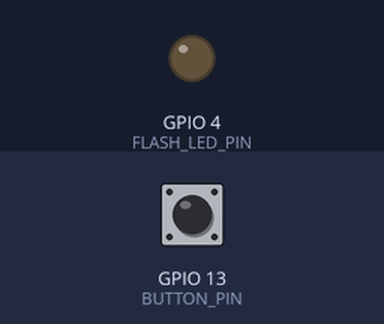
The sketch below on a simulated ESP32. On the bench: output pins drawn as LEDs (lit = HIGH). Inputs (shaded band) come from the test bench; at power-on: GPIO 13 (BUTTON_PIN) HIGH. WiFi joins after 1.5 s; servers stay silent unless stated; uploads are accepted with an empty reply; the camera gives no picture; not simulated (calls return 0 or success): secrets.h; what the sketch prints to the serial monitor is not drawn.

Above: at 3.1 s.
3.2 s: GPIO 13 (BUTTON_PIN) pulled LOW for 0.15 s
Timing chart, 0 to 6.2 s (numbered marks = the images above; inputs shaded):
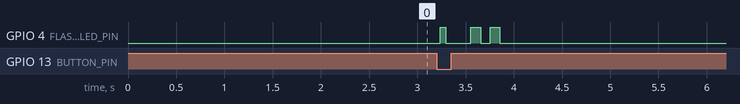

Measured:
- after the input at 3.2 s, GPIO 4 (FLASH_LED_PIN): goes HIGH 0.06 s, LOW 0.26 s, HIGH 0.10 s, LOW 0.10 s, HIGH 0.10 s, then LOW, starting at once

The sketch:

facet_capture.ino
```cpp
/*
 * Facet capture device - AI-Thinker ESP32-CAM
 *
 * On a button press, captures one JPEG frame and POSTs it to
 * POST /api/database-search/device-capture on the Facet backend. The
 * backend runs the search and appends the result to its in-memory capture
 * log; the Facet web app's /live page polls that log and shows the result
 * there - this device has no display of its own.
 *
 * Deliberately manual-trigger only. Wiring this to a PIR motion sensor or a
 * timer instead of a physical button turns an on-demand lookup into
 * unattended, continuous capture of whoever happens to walk past - see
 * docs/ETHICS.md in the main repo for why that is out of scope for this
 * tool as shipped.
 *
 * Setup: copy secrets.h.example to secrets.h and fill in your WiFi
 * credentials and the backend's LAN address. See README.md in this folder
 * for wiring, board settings and flashing instructions.
 */

#include "esp_camera.h"
#include <WiFi.h>
#include <HTTPClient.h>
#include "secrets.h"

// Button: one leg to this pin, the other to GND. GPIO13 has no
// boot-strapping role on the AI-Thinker board, unlike GPIO0/2/12/15.
#define BUTTON_PIN 13

// The AI-Thinker board's onboard white LED, used here only as a status
// flash - one blink for "capturing", two for "sent OK", five for "failed".
#define FLASH_LED_PIN 4

// Standard AI-Thinker ESP32-CAM camera pin map.
#define PWDN_GPIO_NUM 32
#define RESET_GPIO_NUM -1
#define XCLK_GPIO_NUM 0
#define SIOD_GPIO_NUM 26
#define SIOC_GPIO_NUM 27
#define Y9_GPIO_NUM 35
#define Y8_GPIO_NUM 34
#define Y7_GPIO_NUM 39
#define Y6_GPIO_NUM 36
#define Y5_GPIO_NUM 21
#define Y4_GPIO_NUM 19
#define Y3_GPIO_NUM 18
#define Y2_GPIO_NUM 5
#define VSYNC_GPIO_NUM 25
#define HREF_GPIO_NUM 23
#define PCLK_GPIO_NUM 22

void blinkFlash(int times, int onMs, int offMs) {
  for (int i = 0; i < times; i++) {
    digitalWrite(FLASH_LED_PIN, HIGH);
    delay(onMs);
    digitalWrite(FLASH_LED_PIN, LOW);
    if (i < times - 1) delay(offMs);
  }
}

bool setupCamera() {
  camera_config_t config = {};
  config.ledc_channel = LEDC_CHANNEL_0;
  config.ledc_timer = LEDC_TIMER_0;
  config.pin_d0 = Y2_GPIO_NUM;
  config.pin_d1 = Y3_GPIO_NUM;
  config.pin_d2 = Y4_GPIO_NUM;
  config.pin_d3 = Y5_GPIO_NUM;
  config.pin_d4 = Y6_GPIO_NUM;
  config.pin_d5 = Y7_GPIO_NUM;
  config.pin_d6 = Y8_GPIO_NUM;
  config.pin_d7 = Y9_GPIO_NUM;
  config.pin_xclk = XCLK_GPIO_NUM;
  config.pin_pclk = PCLK_GPIO_NUM;
  config.pin_vsync = VSYNC_GPIO_NUM;
  config.pin_href = HREF_GPIO_NUM;
  config.pin_sccb_sda = SIOD_GPIO_NUM;
  config.pin_sccb_scl = SIOC_GPIO_NUM;
  config.pin_pwdn = PWDN_GPIO_NUM;
  config.pin_reset = RESET_GPIO_NUM;
  config.xclk_freq_hz = 20000000;
  config.pixel_format = PIXFORMAT_JPEG;

  if (psramFound()) {
    // SVGA (800x600) gives the detector a real face to work with without
    // producing an unnecessarily large upload over WiFi.
    config.frame_size = FRAMESIZE_SVGA;
    config.jpeg_quality = 12;
    config.fb_count = 2;
  } else {
    config.frame_size = FRAMESIZE_VGA;
    config.jpeg_quality = 15;
    config.fb_count = 1;
  }

  return esp_camera_init(&config) == ESP_OK;
}

void connectWiFi() {
  WiFi.mode(WIFI_STA);
  WiFi.begin(WIFI_SSID, WIFI_PASSWORD);
  Serial.print("Connecting to WiFi");
  while (WiFi.status() != WL_CONNECTED) {
    delay(400);
    Serial.print(".");
  }
  Serial.println();
  Serial.print("Connected, IP: ");
  Serial.println(WiFi.localIP());
}

bool captureAndSend() {
  camera_fb_t *fb = esp_camera_fb_get();
  if (!fb) {
    Serial.println("Capture failed");
    return false;
  }

  const String boundary = "FacetCaptureBoundary7331";
  String head = "--" + boundary + "\r\n"
                "Content-Disposition: form-data; name=\"device_id\"\r\n\r\n" +
                String(DEVICE_ID) + "\r\n"
                "--" + boundary + "\r\n"
                "Content-Disposition: form-data; name=\"image\"; filename=\"capture.jpg\"\r\n"
                "Content-Type: image/jpeg\r\n\r\n";
  String tail = "\r\n--" + boundary + "--\r\n";

  size_t totalLen = head.length() + fb->len + tail.length();
  uint8_t *body = (uint8_t *)malloc(totalLen);
  if (!body) {
    Serial.println("Out of memory building the upload body");
    esp_camera_fb_return(fb);
    return false;
  }
  memcpy(body, head.c_str(), head.length());
  memcpy(body + head.length(), fb->buf, fb->len);
  memcpy(body + head.length() + fb->len, tail.c_str(), tail.length());

  HTTPClient http;
  http.begin(SERVER_URL);
  http.addHeader("Content-Type", "multipart/form-data; boundary=" + boundary);
  if (strlen(API_KEY) > 0) {
    http.addHeader("X-API-Key", API_KEY);
  }

  int status = http.POST(body, totalLen);
  String response = http.getString();

  free(body);
  esp_camera_fb_return(fb);
  http.end();

  Serial.printf("HTTP %d\n", status);
  Serial.println(response);
  return status == 200;
}

void setup() {
  Serial.begin(115200);
  pinMode(BUTTON_PIN, INPUT_PULLUP);
  pinMode(FLASH_LED_PIN, OUTPUT);
  digitalWrite(FLASH_LED_PIN, LOW);

  if (!setupCamera()) {
    Serial.println("Camera init failed - check board selection in Tools > Board");
  }

  connectWiFi();
  Serial.println("Ready. Press the button to capture and search.");
}

void loop() {
  static bool lastPressed = false;
  bool pressed = digitalRead(BUTTON_PIN) == LOW;

  if (pressed && !lastPressed) {
    delay(30); // debounce
    if (digitalRead(BUTTON_PIN) == LOW) {
      Serial.println("Button pressed - capturing");
      blinkFlash(1, 60, 0);

      if (WiFi.status() != WL_CONNECTED) {
        Serial.println("WiFi dropped, reconnecting...");
        connectWiFi();
      }

      bool ok = captureAndSend();
      blinkFlash(ok ? 2 : 5, 100, 100);
    }
  }
  lastPressed = pressed;
  delay(20);
}
```
